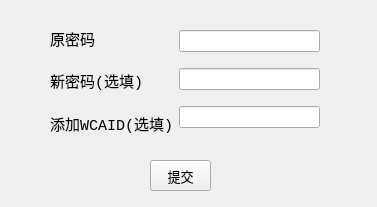
<?xml version="1.0" encoding="UTF-8"?>
<ui version="4.0">
 <class>ChangeIDWindow</class>
 <widget class="QMainWindow" name="ChangeIDWindow">
  <property name="geometry">
   <rect>
    <x>0</x>
    <y>0</y>
    <width>377</width>
    <height>207</height>
   </rect>
  </property>
  <property name="windowTitle">
   <string>修改个人信息</string>
  </property>
  <widget class="QWidget" name="centralwidget">
   <widget class="QPushButton" name="pushButton">
    <property name="geometry">
     <rect>
      <x>150</x>
      <y>160</y>
      <width>61</width>
      <height>31</height>
     </rect>
    </property>
    <property name="font">
     <font>
      <family>Consolas</family>
      <pointsize>10</pointsize>
     </font>
    </property>
    <property name="text">
     <string>提交</string>
    </property>
   </widget>
   <widget class="QWidget" name="layoutWidget">
    <property name="geometry">
     <rect>
      <x>50</x>
      <y>20</y>
      <width>270</width>
      <height>121</height>
     </rect>
    </property>
    <layout class="QHBoxLayout" name="horizontalLayout">
     <item>
      <layout class="QVBoxLayout" name="verticalLayout">
       <item>
        <widget class="QLabel" name="label">
         <property name="font">
          <font>
           <family>Consolas</family>
           <pointsize>11</pointsize>
          </font>
         </property>
         <property name="text">
          <string>原密码</string>
         </property>
        </widget>
       </item>
       <item>
        <widget class="QLabel" name="label_2">
         <property name="font">
          <font>
           <family>Consolas</family>
           <pointsize>11</pointsize>
          </font>
         </property>
         <property name="text">
          <string>新密码(选填)</string>
         </property>
        </widget>
       </item>
       <item>
        <widget class="QLabel" name="label_3">
         <property name="font">
          <font>
           <family>Consolas</family>
           <pointsize>11</pointsize>
          </font>
         </property>
         <property name="text">
          <string>添加WCAID(选填)</string>
         </property>
        </widget>
       </item>
      </layout>
     </item>
     <item>
      <layout class="QVBoxLayout" name="verticalLayout_2">
       <item>
        <widget class="QLineEdit" name="lineEdit"/>
       </item>
       <item>
        <widget class="QLineEdit" name="lineEdit_2"/>
       </item>
       <item>
        <widget class="QLineEdit" name="lineEdit_3"/>
       </item>
      </layout>
     </item>
    </layout>
   </widget>
  </widget>
 </widget>
 <resources/>
 <connections/>
</ui>
